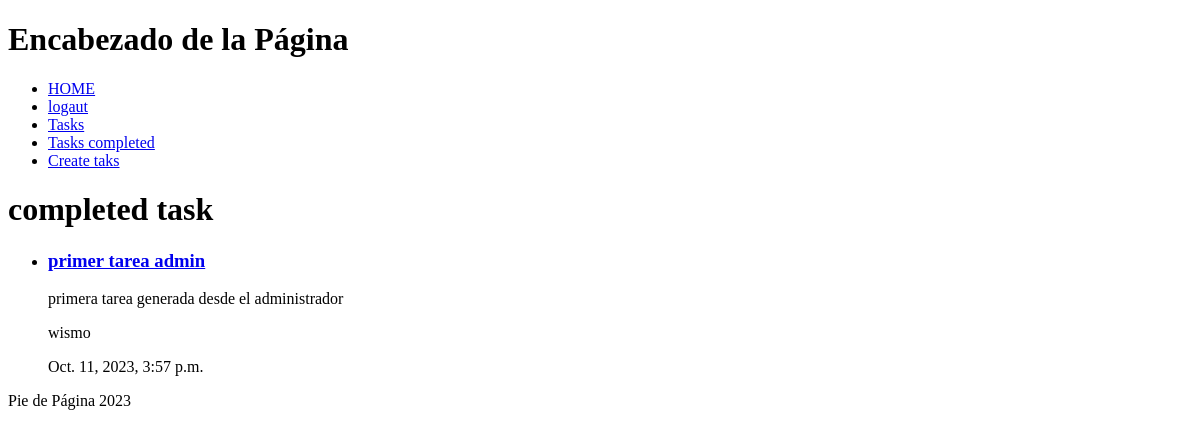
The app's page /tasks/completed (signed in), older data.
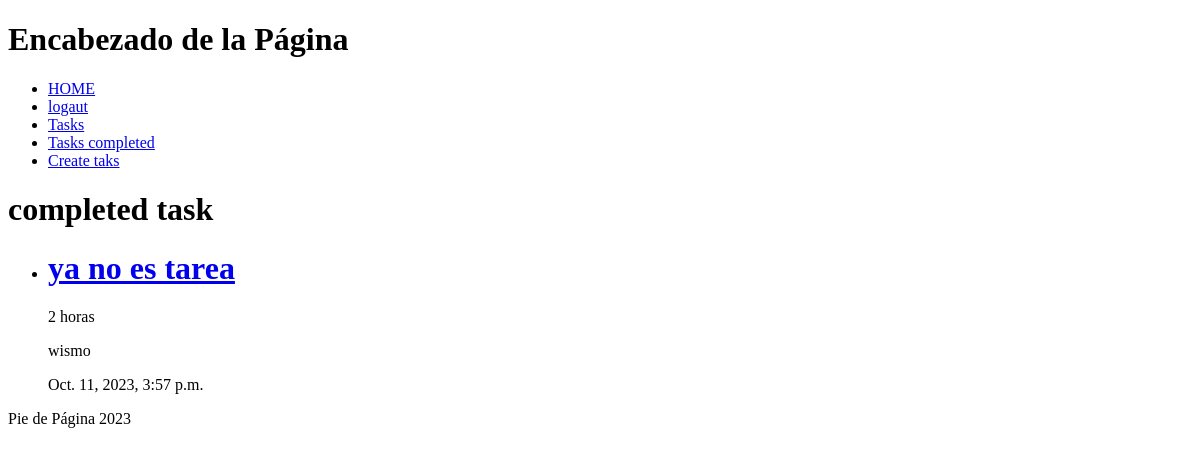
The same page, newer data.
### tasks/models.py (models this page shows, shortened)
class Task(models.Model):
    title = models.CharField(max_length=50)
    description = models.TextField(blank=True)
    created = models.DateTimeField(auto_now_add=True)
    datecompleted = models.DateTimeField(null=True)
    important = models.BooleanField(default=False)
    user = models.ForeignKey(User, on_delete=models.CASCADE)

### tasks/views.py (the view)
# urls.py: path('tasks/completed', views.listcompletetask, name='listcompletetask')
@login_required
def listcompletetask(request):
    task = Task.objects.filter(user = request.user, datecompleted__isnull=False)
    return render(request, 'completetask.html', { 'task': task })

### tasks/templates/completetask.html
{% extends "layouts/body.html" %}
{% block content %}
    <h1>completed task</h1>
    <ul>
    {% for taks in task %}
        <li>
            {% if taks.important %}
                <a href="{% url "taksDetail"  taks.id %}"><h1>{{taks.title}}</h1></a>
            {% else %}
                <a href="{% url "taksDetail"  taks.id %}"><h3>{{taks.title}}</h3></a>
            {% endif %}
            <p>{{taks.description}}</p>
            <p>{{taks.user}}</p>
            <p>{{taks.created}}</p>
        </li>
    {% endfor %}
    </ul>
{% endblock %}

Row changes from the older to the newer data that the page shows:
changed Task "wismo": important False → True (drawn); description "primera tarea generada desde el administrador" → "2 horas"; title "primer tarea admin" → "ya no es tarea"
